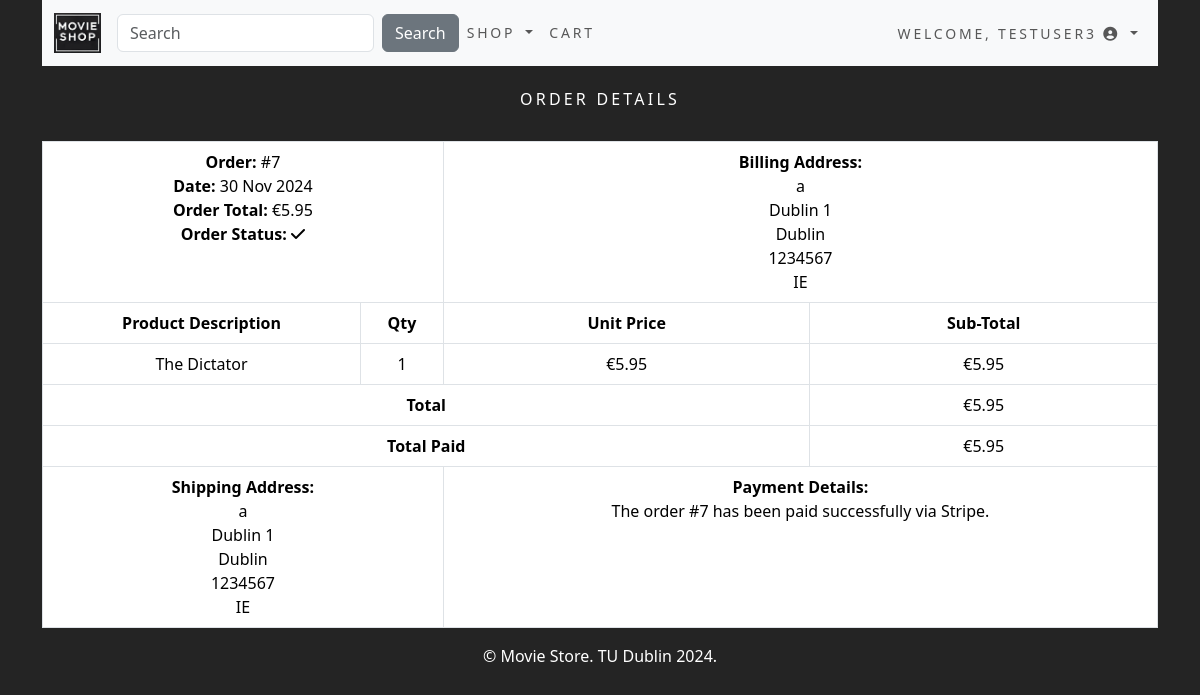
Screenshot of /order/7/ (signed in) with the database file from the repository.
### accounts/models.py (models this page shows)
class CustomUser(AbstractUser):
    age = models.PositiveIntegerField(null=True, blank=True)

### order/models.py (models this page shows, shortened)
class Order(models.Model):
    token = models.CharField(max_length=250, blank=True)
    total = models.DecimalField(max_digits=10, decimal_places=2, verbose_name='Euro Order Total')
    emailAddress = models.EmailField(max_length=250, blank=True, verbose_name='Email Address')
    created = models.DateTimeField(auto_now_add=True)
    billingName = models.CharField(max_length=250, blank=True)
    billingAddress1 = models.CharField(max_length=250, blank=True)
    billingCity = models.CharField(max_length=250, blank=True)
    billingPostcode = models.CharField(max_length=10, blank=True)
    billingCountry = models.CharField(max_length=200, blank=True)
    shippingName = models.CharField(max_length=250, blank=True)
    shippingAddress1 = models.CharField(max_length=250, blank=True)
    shippingCity = models.CharField(max_length=250, blank=True)
    shippingPostcode = models.CharField(max_length=10, blank=True)
    shippingCountry = models.CharField(max_length=200, blank=True)
    voucher = models.ForeignKey(Voucher,
                                related_name='orders',
                                null=True,
                                blank=True,
                                on_delete=models.SET_NULL)
    discount = models.IntegerField(default = 0,
                                validators=[MinValueValidator(0),
                                MaxValueValidator(100)])
    class Meta:
        db_table = 'Order'
        ordering = ['-created']

class OrderItem(models.Model):
    product = models.CharField(max_length=250)
    quantity = models.IntegerField()
    price = models.DecimalField(max_digits=10, decimal_places=2, verbose_name='Euro Price')
    order = models.ForeignKey(Order, on_delete=models.CASCADE)
    class Meta:
        db_table = 'OrderItem'
    def sub_total(self):
        return self.quantity * self.price

### order/views.py (the view)
# urls.py: path('<int:order_id>/',views.orderDetail.as_view(),name='order_detail'),
class orderDetail(LoginRequiredMixin, View):
    def get(self, request, order_id):
        if request.user.is_authenticated:
            email = str(request.user.email)
            order = Order.objects.get(id=order_id, emailAddress=email)
            order_items = OrderItem.objects.filter(order=order)
        return render(request, 'order_detail.html', {'order': order, 'order_items': order_items})

### cart/context_processors.py (called while the page is built)
def counter(request):
    item_count = 0
    if 'admin' in request.path:
        return {}
    else:
        try:
            cart = Cart.objects.filter(cart_id=_cart_id(request))
            cart_items = CartItem.objects.all().filter(cart=cart[:1])
            for cart_item in cart_items:
                item_count += cart_item.quantity
        except Cart.DoesNotExist:
            item_count = 0
    return {'item_count':item_count}

### cart/views.py (called while the page is built)
def _cart_id(request):
    cart = request.session.session_key
    if not cart:
        cart = request.session.create()
    return cart

### shop/context_processors.py (called while the page is built)
def menu_links(request):
    links = Category.objects.all()
    return {'links':links}

### shop/models.py (called while the page is built)
    def get_absolute_url(self):
        return reverse('shop:products_by_category', args=[self.id])

### order/templates/order_detail.html (shortened to what this page needs)
{% extends "base.html" %}
{% load static %}
{% block content %}
<div>
    <div class="text-center">
        <br>
        <h1 class="text-center my_title">Order Details</h1>
        <br>
        <table class="table table-bordered">
            <tr>
                <td class="text-left" colspan="2">
                    <b>Order: </b>#{{ order.id }}<br>
                    <b>Date: </b>{{ order.created|date:"d M Y" }}<br>
                    <b>Order Total: </b>€{{ order.total }}<br>
                    <b>Order Status: </b><i class="fas fa-check"></i>
                <td class="text-left" colspan="2">
                    <b>Billing Address: </b><br>
                    {{ order.billingName }}<br>
                    {{ order.billingAddress1 }}<br>
                    {{ order.billingCity }}<br>
                    {{ order.billingPostcode }}<br>
                    {{ order.billingCountry }}<br>
                </td>
            </tr>
            <tr>
                <td><b>Product Description</b></td>
                <td><b>Qty</b></td>
                <td><b>Unit Price</b></td>
                <td><b>Sub-Total</b></td>
            </tr>
            {% for item in order_items %}
            <tr>
                <td>{{ item.product }}</td>
                <td>{{ item.quantity }}</td>
                <td>€{{ item.price }}</td>
                <td>€{{ item.sub_total }}</td>
            </tr>
            {% endfor %}
            <tr>
                <td class="text-right" colspan="3"><b>Total</b></td>
                <td>€{{ order.total }}</td>
            </tr>
            <tr>
                <td class="text-right" colspan="3"><b>Total Paid</b></td>
                <td>€{{ order.total }}</td>
            </tr>
            <tr>
                <td class="text-left" colspan="2">
                    <b>Shipping Address: </b><br>
                    {{ order.shippingName }}<br>
                    {{ order.shippingAddress1 }}<br>
                    {{ order.shippingCity }}<br>
                    {{ order.shippingPostcode }}<br>
                    {{ order.shippingCountry }}<br>
                </td>
                <td class="text-left" colspan="2">
                    <b>Payment Details: </b><br>
                    The order #{{ order.id }} has been paid successfully via Stripe.
                </td>
            </tr>
        </table>
    </div>
</div>
{% endblock content %}

### shop/templates/navbar.html (shortened to what this page needs)
{% load static %}
<nav class="navbar navbar-expand-lg navbar-light bg-light">
  <div class="container-fluid">
    <a class="navbar-brand" href="{% url 'shop:all_products' %}">
      <img src="{% static 'images/logo.png' %}" alt="Movie Store" style="height: 40px;">
    </a>
    <div class="collapse navbar-collapse" id="navbarSupportedContent">
      <ul class="navbar-nav me-auto mb-2 mb-lg-0">
        <form class="d-flex" action="{% url 'search_app:searchResult' %}" method="get">
          <input class="form-control me-2" type="search" placeholder="Search" aria-label="Search" name="q">
          <button class="btn btn-secondary my-2 my-sm-0" type="submit">Search</button>
        </form>
        <li class="nav-item dropdown">
          <a class="nav-link dropdown-toggle" href="#" id="navbarDropdown" role="button" data-bs-toggle="dropdown" aria-expanded="false">
            Shop
          </a>
        </li>
        <li class="nav-item">
          <a class="nav-link" href="#">Cart</a>
        </li>
      </ul>
      <ul class="navbar-nav ms-auto">
        {% if user.is_authenticated %}
        <li class="nav-item dropdown">
          <a class="nav-link dropdown-toggle" href="#" id="userDropdown" role="button" data-bs-toggle="dropdown" aria-expanded="false">
            Welcome, {{ user.username }} <i class="fas fa-user-circle"></i>
          </a>
        </li>
        {% endif %}
      </ul>
    </div>
  </div>
</nav>

### static/css/custom.css (style rules this page uses)
.nav-item { letter-spacing: .2em; font-size: 14px; text-transform: uppercase; }
.my_title { font-size: 16px; text-transform: uppercase; letter-spacing: .2em; }

### shop/templates/base.html (style rules this page uses)
body { background-color: #242424; color: white; }

### rows the page displays
CustomUser: username "TESTUSER3"
Order: id "7", created "30 Nov 2024", total "5.95", billingName "a", billingAddress1 "Dublin 1", billingCity "Dublin", billingPostcode "1234567", billingCountry "IE", shippingName "a", shippingAddress1 "Dublin 1", shippingCity "Dublin", shippingPostcode "1234567", shippingCountry "IE"
OrderItem: product "The Dictator", quantity "1", price "5.95", sub_total "5.95"
